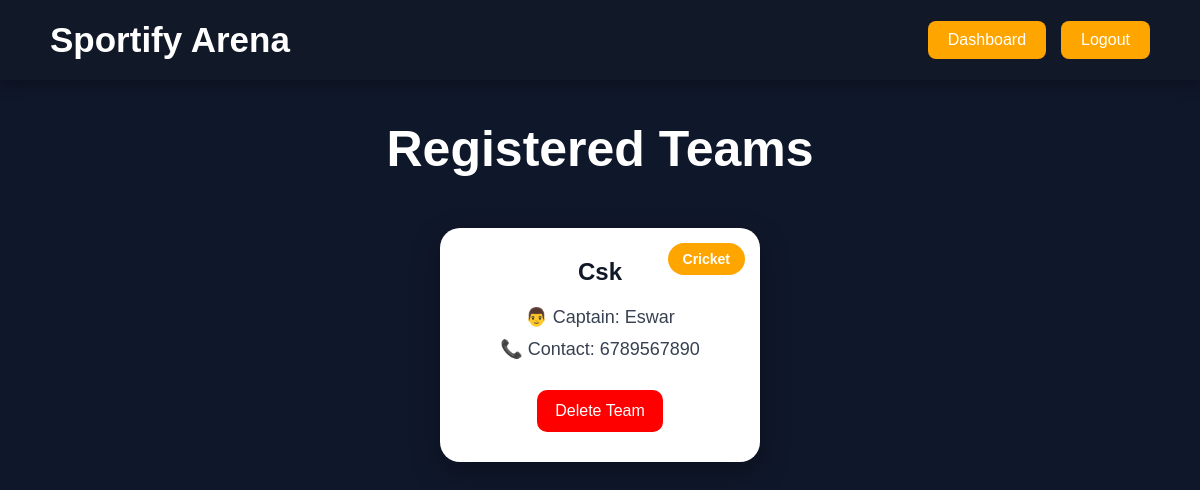
Page /teams (signed in) on the committed database.
### app.py (models this page shows)
class Tournament(db.Model):
    id = db.Column(db.Integer, primary_key=True)
    team_name = db.Column(db.String(100), nullable=False)
    captain_name = db.Column(db.String(100), nullable=False)
    sport = db.Column(db.String(50), nullable=False)
    contact = db.Column(db.String(20), nullable=False)

### app.py (the view)
@app.route("/teams")
def teams():
    if "user" in session:
        all_teams = Tournament.query.all()
        return render_template(
            "teams.html",
            teams=all_teams
        )
    return redirect("/loginpage")

### templates/teams.html (shortened to what this page needs)
<!DOCTYPE html>
<html lang="en">
<head>
    <link rel="stylesheet"
    href="{{ url_for('static', filename='style.css') }}">
</head>
<body>
<nav class="navbar">
    <h1>Sportify Arena</h1>
    <div>
        <a href="/dashboard">
            Dashboard
        </a>
        <a href="/logout">
            Logout
        </a>
    </div>
</nav>
<h1 class="team-heading">
    Registered Teams
</h1>
<div class="teams-container">
{% for team in teams %}
<div class="team-card">
    <div class="sport-badge">
        {{ team.sport }}
    </div>
    <h2>{{ team.team_name }}</h2>
    <p>
        👨 Captain:
        {{ team.captain_name }}
    </p>
    <p>
        📞 Contact:
        {{ team.contact }}
    </p>
    <a
    href="/delete_team/{{ team.id }}"
    class="delete-btn">
        Delete Team
    </a>
</div>
{% endfor %}
</div>
</body>
</html>

### static/style.css (style rules this page uses)
* { margin:0; padding:0; box-sizing:border-box; font-family:Arial, sans-serif; }
body { background:#0f172a; min-height:100vh; }
.navbar { background:#111827; color:white; display:flex; justify-content:space-between; align-items:center; padding:20px 50px; box-shadow:0 5px 15px rgba(0,0,0,0.3); }
.navbar h1 { font-size:35px; }
.navbar div { display:flex; gap:15px; }
.navbar a { color:white; text-decoration:none; background:orange; padding:10px 20px; border-radius:8px; transition:0.3s; }
.team-heading { text-align:center; color:white; margin-top:40px; font-size:50px; }
.teams-container { display:flex; flex-wrap:wrap; justify-content:center; gap:30px; padding:50px; }
.team-card { background:white; width:320px; padding:30px; border-radius:20px; text-align:center; box-shadow:0 10px 30px rgba(0,0,0,0.3); transition:0.3s; position:relative; }
.team-card h2 { color:#111827; margin-bottom:20px; }
.team-card p { margin:10px 0; color:#374151; font-size:18px; }
.sport-badge { position:absolute; top:15px; right:15px; background:orange; color:white; padding:8px 15px; border-radius:20px; font-size:14px; font-weight:bold; }
.delete-btn { display:inline-block; margin-top:20px; background:red; color:white; padding:12px 18px; border-radius:10px; text-decoration:none; transition:0.3s; }

### rows in the picture
Tournament: sport "Cricket", team_name "Csk", captain_name "Eswar", contact "6789567890"
